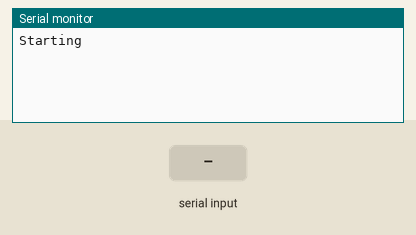
Simulated run of this sketch. Board: Arduino Uno, built with avr-gcc and run on an emulated ATmega328P. Parts: the last lines printed to the serial monitor. The test bench sets the inputs (shaded band).

Above: at 1.2 s.
1.3 s: "1" received over the second serial link
At 2.1 s:
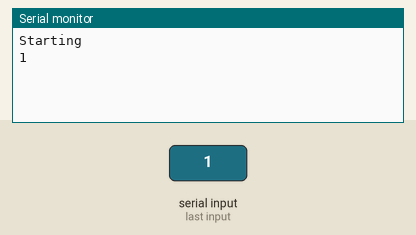
2.8 s: "0" received over the second serial link
At 3.2 s:
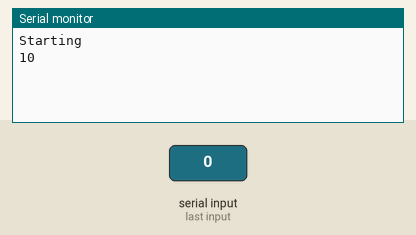

Measured:
- after the input at 1.3 s, the serial monitor: prints a new line at once (image 1)
- after the input at 2.8 s, the serial monitor: prints a new line at once (image 2)

The sketch:

Test_SIM900.ino
```cpp
//Serial Relay – Arduino will patch a
//serial link between the computer and the GPRS Shield
//at 19200 bps 8-N-1
//Computer is connected to Hardware UART
//GPRS Shield is connected to the Software UART

#include <SoftwareSerial.h>

SoftwareSerial mySerial(7,8);

void setup()
{
  Serial.begin(19200);
  Serial.println("Starting");
  mySerial.begin(19200);

}

void loop()
{
  if (mySerial.available())
    Serial.write(mySerial.read());
  if (Serial.available())
    mySerial.write(Serial.read());
}
```
